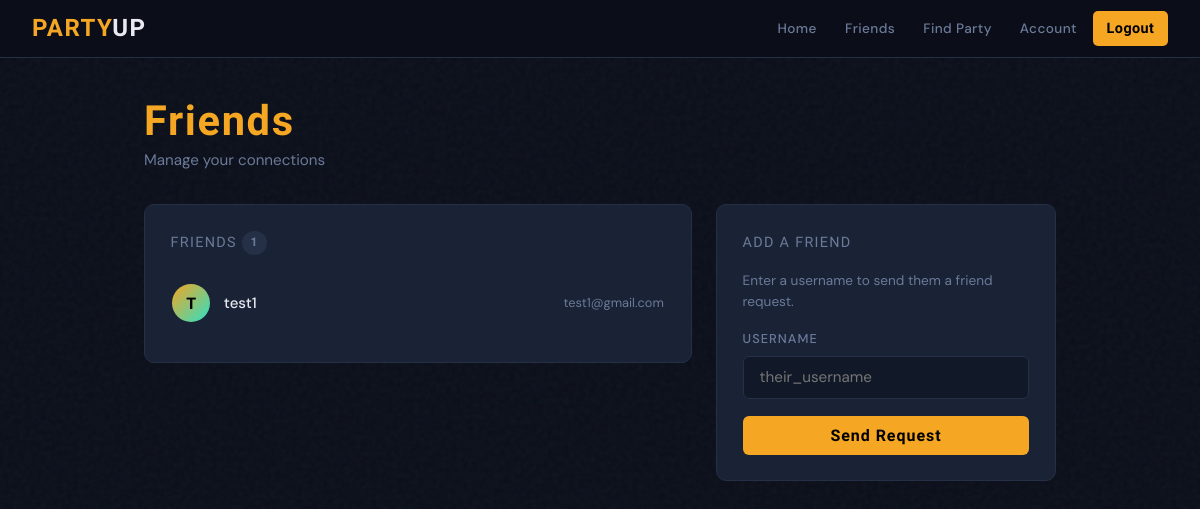
Page /friends/ (signed in) on the earlier database version.
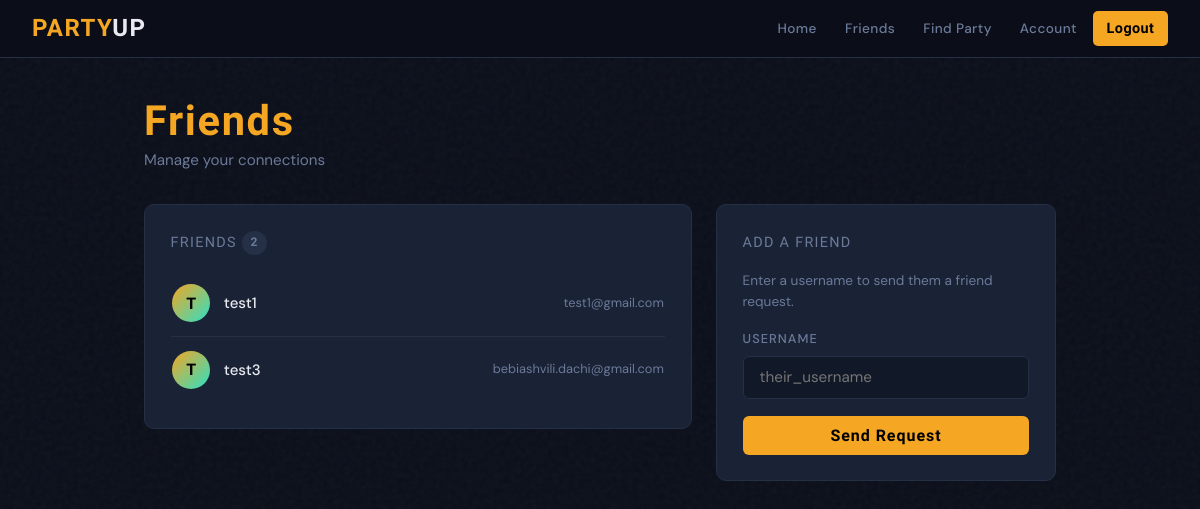
Same page on the later database version.
### Bunker_App/models.py (models this page shows, shortened)
class Friend(models.Model):
    STATUS_CHOICES = [
        ('pending', 'Pending'),
        ('accepted', 'Accepted'),
        ('declined', 'Declined'),
    ]
    from_user = models.ForeignKey(User, related_name='friend_requests_sent', on_delete=models.CASCADE)
    to_user = models.ForeignKey(User, related_name='friend_requests_received', on_delete=models.CASCADE)
    status = models.CharField(max_length=10, choices=STATUS_CHOICES, default='pending')
    created_at = models.DateTimeField(auto_now_add=True)
    class Meta:
        unique_together = ('from_user', 'to_user')

### Bunker_App/views.py (the view, shortened to what this page needs)
# urls.py: path('friends/', friends_view, name='friends'),
@login_required_message
def friends_view(request):
    from .models import Friend, Profile
    friends = Friend.objects.filter(
        (Q(from_user=request.user) | Q(to_user=request.user)) & Q(status='accepted')
    ).select_related('from_user', 'to_user')
    friend_requests = Friend.objects.filter(to_user=request.user, status='pending').select_related('from_user')
    return render(request, 'friends.html', {
        'friends': friends,
        'friend_requests': friend_requests,
    })

### Bunker_App/utils.py (called while the page is built)
def login_required_message(view_func):
    @wraps(view_func)
    def wrapper(request, *args, **kwargs):
        if not request.user.is_authenticated:
            messages.warning(request, "Try to login to access this page")
            return redirect('login')  # redirect to your login page
        return view_func(request, *args, **kwargs)
    return wrapper

### Bunker_App/templates/friends.html (shortened to what this page needs)
{% extends "base.html" %}
{% block content %}
<div class="page-header anim">
  <div>
    <h1>Friends</h1>
    <p class="subtitle">Manage your connections</p>
  </div>
</div>
<div class="friends-layout">
  <div>
    <div class="card anim anim-d2">
      <div class="card-title">Friends <span class="badge badge-muted">{{ friends.count }}</span></div>
      {% if friends %}
        {% for fr in friends %}
          {% if fr.from_user == request.user %}
            {% with friend_user=fr.to_user %}
            <div class="user-pill">
              <div class="avatar-sm">{{ friend_user.username|first|upper }}</div>
              <span class="user-name">{{ friend_user.username }}</span>
              <span style="font-size:.8rem; color:var(--muted);">{{ friend_user.email }}</span>
            </div>
            {% endwith %}
          {% else %}
            {% with friend_user=fr.from_user %}
            <div class="user-pill">
              <div class="avatar-sm">{{ friend_user.username|first|upper }}</div>
              <span class="user-name">{{ friend_user.username }}</span>
              <span style="font-size:.8rem; color:var(--muted);">{{ friend_user.email }}</span>
            </div>
            {% endwith %}
          {% endif %}
        {% endfor %}
      {% else %}
        <div class="empty" style="padding:2rem 0;">
          <div class="empty-icon">👥</div>
          <p>No friends yet. Add someone!</p>
        </div>
      {% endif %}
    </div>
  </div>
  <div class="sidebar-card anim anim-d3">
    <div class="card">
      <div class="card-title">Add a Friend</div>
      <p style="color:var(--muted); font-size:.85rem; margin-bottom:1rem;">
        Enter a username to send them a friend request.
      </p>
      <form method="POST" action="{% url 'friends' %}">
        <div class="field">
          <label for="username">Username</label>
          <input type="text" id="username" name="username" placeholder="their_username" required />
        </div>
        <button type="submit" class="btn btn-primary btn-full">Send Request</button>
      </form>
    </div>
  </div>
</div>
{% endblock %}

Differences in the rows shown:
added Friend: from_user.username|first "T", from_user.username "test3", from_user.email "bebiashvili.dachi@gmail.com"
Other differences:
{{ friends.count }}: "1" → "2"
